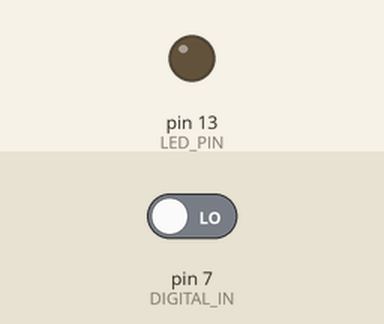
Simulated run of this sketch. Board: Arduino Uno, built with avr-gcc and run on an emulated ATmega328P. On the bench: output pins drawn as LEDs (lit = HIGH). The test bench sets the inputs (shaded band); at power-on: pin 7 (DIGITAL_IN) LOW.

Above: at 1.2 s.
1.3 s: pin 7 (DIGITAL_IN) driven HIGH
At 1.8 s:
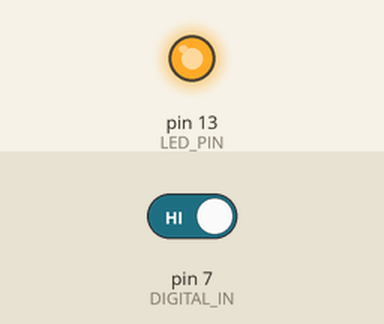
2.8 s: pin 7 (DIGITAL_IN) driven LOW
At 4.1 s:
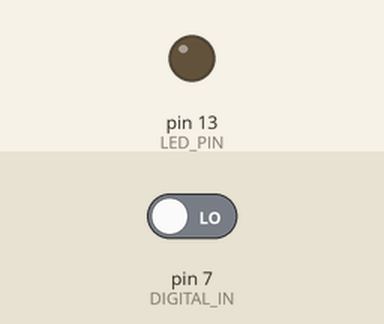
Timing chart, 0 to 5.8 s (numbered marks = the images above; inputs shaded):
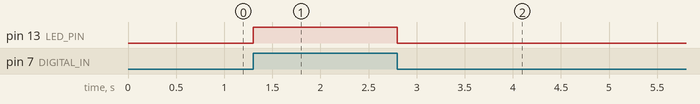

Measured:
- after the input at 1.3 s, pin 13 (LED_PIN): LOW → HIGH at once
- after the input at 2.8 s, pin 13 (LED_PIN): HIGH → LOW at once

The sketch:

switch_digital_input.ino
```cpp
/*
 * mike knerr
 *
 * simple code to test tact switch operation
 * and noise reduction with a pullup resistor:
 * external and with arduino builtin
 */

#define LED_PIN 13 //arduino board light
#define DIGITAL_IN 7 //read this pin


 void setup() {
    pinMode(LED_PIN, OUTPUT);
    pinMode(DIGITAL_IN, INPUT);
    //pinMode(DIGITAL_IN, INPUT_PULLUP);
 }

void loop() {
    // send input signal to the LED continuously
    digitalWrite(LED_PIN, digitalRead(DIGITAL_IN));
}
```
